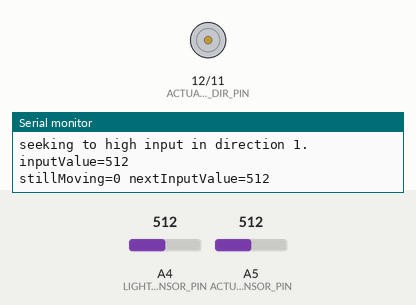
Bench run of a sketch on a simulated Arduino Uno, built with avr-gcc and run on an emulated ATmega328P. On the bench: direction and speed pins drawn as motors (green arrow = direction pin HIGH = forward, orange = LOW = backward, longer = more drive), the last lines printed to the serial monitor. The inputs (shaded band) are chosen by the test bench; at power-on: A4 (LIGHT_SENSOR_PIN) = 512, A5 (ACTUATOR_AMP_SENSOR_PIN) = 512.

Above: at 1.2 s.
1.3 s: A4 (LIGHT_SENSOR_PIN) set to 524
At 1.6 s:
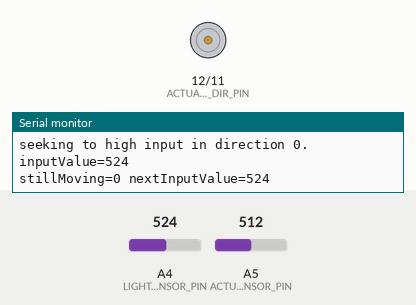
2.8 s: A4 (LIGHT_SENSOR_PIN) set to 511
At 4.0 s:
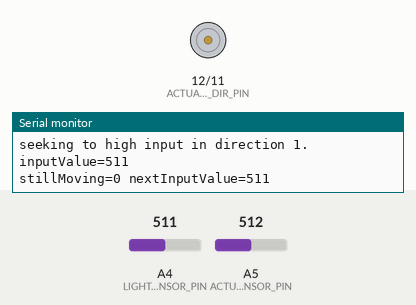
4.3 s: A4 (LIGHT_SENSOR_PIN) set to 306
At 5.1 s:
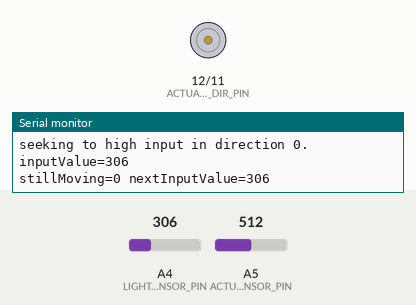
5.8 s: A4 (LIGHT_SENSOR_PIN) set to 285
At 6.3 s:
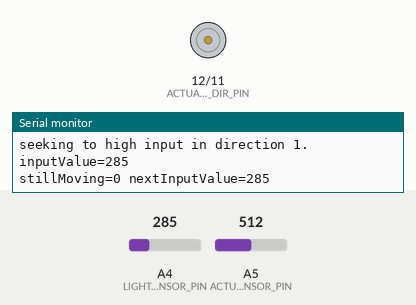
Timing chart, 0 to 8.3 s (numbered marks = the images above; inputs shaded):
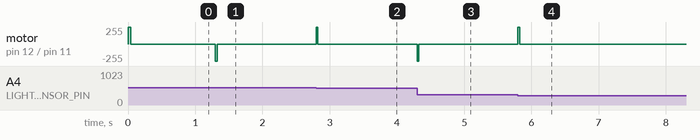

Measured:
- after the input at 1.3 s, motor on pin 12 (ACTUATOR_DIR_PIN) / pin 11 (ACTUATOR_PWM_PIN): stopped → backward 255/255 at once, → stopped 0.02 s later
- after the input at 2.8 s, motor on pin 12 (ACTUATOR_DIR_PIN) / pin 11 (ACTUATOR_PWM_PIN): stopped → forward 255/255 at once, → stopped 0.02 s later
- after the input at 4.3 s, motor on pin 12 (ACTUATOR_DIR_PIN) / pin 11 (ACTUATOR_PWM_PIN): stopped → backward 255/255 at once, → stopped 0.02 s later
- after the input at 5.8 s, motor on pin 12 (ACTUATOR_DIR_PIN) / pin 11 (ACTUATOR_PWM_PIN): stopped → forward 255/255 at once, → stopped 0.02 s later

The sketch:

trackSun.ino
```cpp
/*
  This script moves an actuator until maximum analog input is
  acheived.  While it's example application is to track a light source
  with a solar cell that is attached to the end of the actuator, it
  could be used to track maximum input of anything attached to the
  LIGHT_SENSOR_PIN.  maybe like sound source tracking too?  :)

*/

#include <Arduino.h>

#define ACTUATOR_AMP_SENSOR_PIN A5
#define ACTUATOR_PWM_PIN 11
#define ACTUATOR_DIR_PIN 12
#define LIGHT_SENSOR_PIN A4

// MAX speed is 255 - this is the value that gets written
// to the ACTUATOR_PWM_PIN.  Note do not change or limit
// detection will no work
#define ACTUATOR_SPEED  255

// when the amp sensor analog value is between these, it is
// considered to be at rest (no current being drawn).
#define ZEROAMP_RANGE_LOW 505
#define ZEROAMP_RANGE_HIGH 520

// directions for the actuator (value gets set to ACTUATOR_DIR_PIN)
#define RETRACT 0
#define EXTEND 1

// don't move if sampled light input value is withing
//STILL_TOLERANCE of g_lastInputValue
#define STILL_TOLERANCE 2
// move actuator until drop from max is less than
#define PETAL_SEEKING_TOLERANCE 2

// minimum number of milliseconds delay between sampling the ACS712
// recommended in manufacturer sample source
#define SAMPLING_DELAY 1

int g_currentDirection = EXTEND;
int g_lastInputValue = 0;


// limited to 255 char strings
void serialPrintf(char const *format, ...) {
  char buffer[255];
  va_list args;
  va_start(args, format);
  vsprintf(buffer, format, args);
  va_end(args);
  Serial.println(buffer);
}


boolean isActuatorMoving() {
  int val = analogRead(ACTUATOR_AMP_SENSOR_PIN);
  // serialPrintf("Amp sensor reading: %d", val);
  return val < ZEROAMP_RANGE_LOW || val > ZEROAMP_RANGE_HIGH;
}

void stopActuator() {
  analogWrite(ACTUATOR_PWM_PIN, 0);
}

boolean almostEqual(int a, int b, int tolerance) {
  return a >= b - tolerance && a <= b + tolerance;
}

// mSeconds = optionally move in direction for n milliseconds and then stop
// returns false if mSeconds != 0 and at end of travel
boolean moveActuator(int direction, int mSeconds=0) {
  // serialPrintf("moving actuator direction=%d", direction);
  analogWrite(ACTUATOR_PWM_PIN, ACTUATOR_SPEED);
  digitalWrite(ACTUATOR_DIR_PIN, direction);
  if(mSeconds > 0){
    delay(mSeconds);
    boolean stillMoving = isActuatorMoving();
    stopActuator();
    return stillMoving;
  }
  return true;
}

// returns the number of milliseconds taken
unsigned long moveActuatorToEnd(int direction) {
  long startMs = millis();
  moveActuator(direction);
  while (isActuatorMoving()){
    delay(SAMPLING_DELAY);  // slight delay between sampling the ACS712 module is recommended
  }
  stopActuator();
  long endMs = millis();
  return endMs - startMs;
}

void changeDirection(int direction = -1) {
  if (direction == -1)
    direction = g_currentDirection + 1;
  // mask to single bit - 0 or 1, so 0 + 1 becomes 1 and 1 + 1 becomes 0
  g_currentDirection = direction & 1;
}


// finds the max input by moving through the full range of motion
void calibrate() {
  moveActuatorToEnd(EXTEND);   // start fully extended

  long tMaxInput = 0;  // time elapsed while retracting that max input was achieved
  int maxInput = 0;   // what was the input

  long startMs = millis();
  moveActuator(RETRACT);

  while (isActuatorMoving()) {
    int inputValue = analogRead(LIGHT_SENSOR_PIN);
    if (inputValue > maxInput) {
      maxInput = inputValue;
      tMaxInput = millis() - startMs;
      delay(SAMPLING_DELAY);
    }
  }
  long endMs = millis();

  // move back to point in time when at max
  moveActuator(EXTEND, endMs - startMs - tMaxInput);
}

// returns false if at end of travel
boolean seekHighInput(int pin, int direction, int inputValue) {
  int nextInputValue = inputValue;
  int maxInputValue = inputValue;
  boolean stillMoving;
  boolean atMax;

  serialPrintf("seeking to high input in direction %d. inputValue=%d",
    direction, inputValue);

  moveActuator(direction);

  do {
    delay(SAMPLING_DELAY);
    stillMoving = isActuatorMoving();
    if (nextInputValue > maxInputValue)
      maxInputValue = nextInputValue;

    nextInputValue = analogRead(pin);
    serialPrintf("stillMoving=%d nextInputValue=%d", stillMoving, nextInputValue);
    atMax = almostEqual(nextInputValue, maxInputValue, PETAL_SEEKING_TOLERANCE);

  } while (stillMoving && atMax);

  stopActuator();

  return stillMoving;
}

void seekToLight() {
  boolean stillMovable;
  int inputValue = analogRead(LIGHT_SENSOR_PIN);
  int initialValue = inputValue;
  if (almostEqual(inputValue, g_lastInputValue, STILL_TOLERANCE)) {
    return;
  }
  stillMovable = seekHighInput(LIGHT_SENSOR_PIN, g_currentDirection, inputValue);
  inputValue = analogRead(LIGHT_SENSOR_PIN);
  boolean lessThanAtStart = inputValue < initialValue - STILL_TOLERANCE;
  if (!stillMovable || lessThanAtStart ) {
    changeDirection();
  }
  // if we are receiving less input than at start of this call, changeDirection
  // and go back to max
  if (lessThanAtStart) {
    seekHighInput(LIGHT_SENSOR_PIN, g_currentDirection, inputValue);
  }
  g_lastInputValue = inputValue;
}


// the setup routine runs once when you press reset:
void setup() {
  // initialize serial communication at 9600 bits per second:
  Serial.begin(9600);

  pinMode(ACTUATOR_PWM_PIN, OUTPUT);
  pinMode(ACTUATOR_DIR_PIN, OUTPUT);

  pinMode(ACTUATOR_AMP_SENSOR_PIN, INPUT);
  pinMode(LIGHT_SENSOR_PIN, INPUT);

  //  we really don't need to calibrate anything, the seek algorithm should handle
  //  variance in the ranges of inputs to the light sensor.
  //
  //  the scan of the range of movement for highest input source that calibrate()
  //  performs may come in handy in high ambient light environments where it's hard
  //  to distinguish a singular source.  The seek algorithm may need to be iterated
  //  on to better support high ambient light environments
  //
  //calibrate();

  serialPrintf("setup complete");
}

// the loop routine runs over and over again forever:
void loop() {
  seekToLight();
}
```
